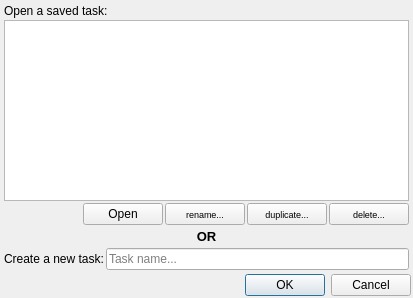
<?xml version="1.0" encoding="UTF-8"?>
<ui version="4.0">
 <class>CreateLoadTaskDialog</class>
 <widget class="QDialog" name="CreateLoadTaskDialog">
  <property name="windowModality">
   <enum>Qt::WindowModality::WindowModal</enum>
  </property>
  <property name="geometry">
   <rect>
    <x>0</x>
    <y>0</y>
    <width>413</width>
    <height>298</height>
   </rect>
  </property>
  <property name="windowTitle">
   <string>Open or create a task</string>
  </property>
  <layout class="QVBoxLayout" name="verticalLayout">
   <property name="spacing">
    <number>2</number>
   </property>
   <property name="sizeConstraint">
    <enum>QLayout::SizeConstraint::SetMinimumSize</enum>
   </property>
   <property name="leftMargin">
    <number>2</number>
   </property>
   <property name="topMargin">
    <number>2</number>
   </property>
   <property name="rightMargin">
    <number>2</number>
   </property>
   <property name="bottomMargin">
    <number>2</number>
   </property>
   <item>
    <widget class="QFrame" name="frame">
     <layout class="QVBoxLayout" name="verticalLayout_2">
      <property name="spacing">
       <number>2</number>
      </property>
      <property name="leftMargin">
       <number>2</number>
      </property>
      <property name="topMargin">
       <number>2</number>
      </property>
      <property name="rightMargin">
       <number>2</number>
      </property>
      <property name="bottomMargin">
       <number>2</number>
      </property>
      <item>
       <widget class="QLabel" name="label">
        <property name="text">
         <string>Open a saved task:</string>
        </property>
       </widget>
      </item>
      <item>
       <widget class="QTableWidget" name="tableWidget">
        <property name="horizontalScrollBarPolicy">
         <enum>Qt::ScrollBarPolicy::ScrollBarAlwaysOff</enum>
        </property>
        <property name="editTriggers">
         <set>QAbstractItemView::EditTrigger::NoEditTriggers</set>
        </property>
        <property name="showDropIndicator" stdset="0">
         <bool>false</bool>
        </property>
        <property name="dragDropOverwriteMode">
         <bool>false</bool>
        </property>
        <property name="selectionMode">
         <enum>QAbstractItemView::SelectionMode::SingleSelection</enum>
        </property>
        <property name="rowCount">
         <number>0</number>
        </property>
        <property name="columnCount">
         <number>2</number>
        </property>
        <attribute name="horizontalHeaderVisible">
         <bool>false</bool>
        </attribute>
        <attribute name="horizontalHeaderMinimumSectionSize">
         <number>32</number>
        </attribute>
        <attribute name="horizontalHeaderDefaultSectionSize">
         <number>193</number>
        </attribute>
        <attribute name="verticalHeaderVisible">
         <bool>false</bool>
        </attribute>
        <column/>
        <column/>
       </widget>
      </item>
      <item>
       <layout class="QHBoxLayout" name="horizontalLayout_2">
        <property name="spacing">
         <number>2</number>
        </property>
        <property name="topMargin">
         <number>0</number>
        </property>
        <item>
         <spacer name="horizontalSpacer">
          <property name="orientation">
           <enum>Qt::Orientation::Horizontal</enum>
          </property>
          <property name="sizeHint" stdset="0">
           <size>
            <width>40</width>
            <height>20</height>
           </size>
          </property>
         </spacer>
        </item>
        <item>
         <widget class="QPushButton" name="openButton">
          <property name="text">
           <string>Open</string>
          </property>
         </widget>
        </item>
        <item>
         <widget class="QPushButton" name="renameButton">
          <property name="sizePolicy">
           <sizepolicy hsizetype="Minimum" vsizetype="Minimum">
            <horstretch>0</horstretch>
            <verstretch>0</verstretch>
           </sizepolicy>
          </property>
          <property name="font">
           <font>
            <pointsize>7</pointsize>
           </font>
          </property>
          <property name="text">
           <string>rename...</string>
          </property>
         </widget>
        </item>
        <item>
         <widget class="QPushButton" name="duplicateButton">
          <property name="sizePolicy">
           <sizepolicy hsizetype="Minimum" vsizetype="Minimum">
            <horstretch>0</horstretch>
            <verstretch>0</verstretch>
           </sizepolicy>
          </property>
          <property name="font">
           <font>
            <pointsize>7</pointsize>
           </font>
          </property>
          <property name="text">
           <string>duplicate...</string>
          </property>
         </widget>
        </item>
        <item>
         <widget class="QPushButton" name="deleteButton">
          <property name="sizePolicy">
           <sizepolicy hsizetype="Minimum" vsizetype="Minimum">
            <horstretch>0</horstretch>
            <verstretch>0</verstretch>
           </sizepolicy>
          </property>
          <property name="font">
           <font>
            <pointsize>7</pointsize>
           </font>
          </property>
          <property name="text">
           <string>delete...</string>
          </property>
         </widget>
        </item>
       </layout>
      </item>
     </layout>
    </widget>
   </item>
   <item>
    <widget class="QLabel" name="label_3">
     <property name="font">
      <font>
       <pointsize>10</pointsize>
       <bold>true</bold>
      </font>
     </property>
     <property name="text">
      <string>OR</string>
     </property>
     <property name="alignment">
      <set>Qt::AlignmentFlag::AlignCenter</set>
     </property>
    </widget>
   </item>
   <item>
    <widget class="QFrame" name="frame_2">
     <layout class="QHBoxLayout" name="horizontalLayout">
      <property name="spacing">
       <number>2</number>
      </property>
      <property name="leftMargin">
       <number>2</number>
      </property>
      <property name="topMargin">
       <number>2</number>
      </property>
      <property name="rightMargin">
       <number>2</number>
      </property>
      <property name="bottomMargin">
       <number>2</number>
      </property>
      <item>
       <widget class="QLabel" name="label_2">
        <property name="text">
         <string>Create a new task:</string>
        </property>
       </widget>
      </item>
      <item>
       <widget class="QLineEdit" name="lineEdit">
        <property name="placeholderText">
         <string>Task name...</string>
        </property>
       </widget>
      </item>
     </layout>
    </widget>
   </item>
   <item>
    <widget class="QDialogButtonBox" name="buttonBox">
     <property name="orientation">
      <enum>Qt::Orientation::Horizontal</enum>
     </property>
     <property name="standardButtons">
      <set>QDialogButtonBox::StandardButton::Cancel|QDialogButtonBox::StandardButton::Ok</set>
     </property>
    </widget>
   </item>
  </layout>
 </widget>
 <resources/>
 <connections>
  <connection>
   <sender>buttonBox</sender>
   <signal>accepted()</signal>
   <receiver>CreateLoadTaskDialog</receiver>
   <slot>accept()</slot>
   <hints>
    <hint type="sourcelabel">
     <x>248</x>
     <y>254</y>
    </hint>
    <hint type="destinationlabel">
     <x>157</x>
     <y>274</y>
    </hint>
   </hints>
  </connection>
  <connection>
   <sender>buttonBox</sender>
   <signal>rejected()</signal>
   <receiver>CreateLoadTaskDialog</receiver>
   <slot>reject()</slot>
   <hints>
    <hint type="sourcelabel">
     <x>316</x>
     <y>260</y>
    </hint>
    <hint type="destinationlabel">
     <x>286</x>
     <y>274</y>
    </hint>
   </hints>
  </connection>
 </connections>
</ui>
